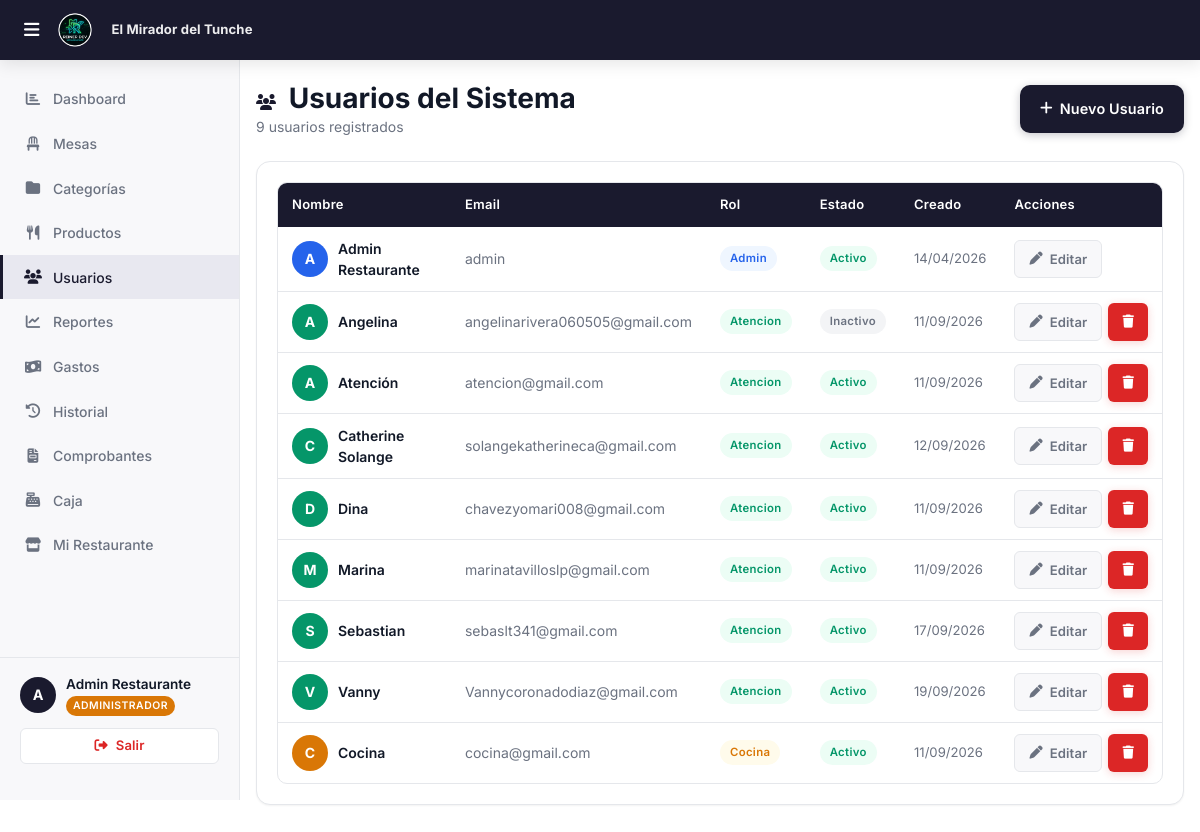
The page /roles/admin/usuarios.php (signed in) on the database its author committed.
### tables this page shows
CREATE TABLE `facturacion_config` (
  `id` int(11) NOT NULL,
  `restaurante_id` int(11) NOT NULL,
  `ruc` varchar(11) DEFAULT NULL,
  `razon_social` varchar(200) DEFAULT NULL,
  `nombre_comercial` varchar(150) DEFAULT NULL,
  `direccion_fiscal` varchar(300) DEFAULT NULL,
  `telefono` varchar(20) DEFAULT NULL,
  `serie_boleta` varchar(4) DEFAULT 'B001',
  `serie_factura` varchar(4) DEFAULT 'F001',
  `serie_simple` varchar(4) DEFAULT 'T001',
  `correlativo_boleta` int(11) DEFAULT 0,
  `correlativo_factura` int(11) DEFAULT 0,
  `correlativo_simple` int(11) DEFAULT 0,
  `pie_mensaje` varchar(300) DEFAULT '¡Gracias por su visita!',
  `logo` varchar(255) DEFAULT NULL,
  `updated_at` timestamp NOT NULL DEFAULT current_timestamp() ON UPDATE current_timestamp()
);

CREATE TABLE `usuarios` (
  `id` int(11) NOT NULL,
  `restaurante_id` int(11) DEFAULT NULL,
  `nombre` varchar(100) NOT NULL,
  `email` varchar(100) NOT NULL,
  `password` varchar(255) NOT NULL,
  `rol` enum('superadmin','admin','atencion','cocina') NOT NULL,
  `activo` tinyint(1) DEFAULT 1,
  `created_at` timestamp NOT NULL DEFAULT current_timestamp()
);

### roles/admin/usuarios.php (the view, shortened to what this page needs)
<?php
$restauranteId = $_SESSION['restaurante_id'];
$db = getDB();
$st = $db->prepare("
    SELECT id, nombre, email, rol, activo, created_at
    FROM usuarios
    WHERE restaurante_id = ? AND rol != 'superadmin'
    ORDER BY rol, nombre
");
$st->execute([$restauranteId]);
$usuarios = $st->fetchAll();
require_once '../../includes/header.php';
?>
        <div class="page-content">
            <div class="d-flex align-center justify-between mb-24">
                <div>
                    <h1><i class="fa-solid fa-users" style="font-size:1rem;margin-right:6px;color:var(--primary);"></i> Usuarios del Sistema</h1>
                    <p><?= count($usuarios) ?> usuarios registrados</p>
                </div>
                <button class="btn btn-primario" onclick="nuevoUsuario()" id="btn-nuevo-usr">
                    <i class="fa-solid fa-plus"></i> Nuevo Usuario
                </button>
            </div>
            <div class="card">
                <?php if ($usuarios): ?>
                <div class="table-wrap">
                    <table>
                        <thead>
                            <tr>
                                <th>Nombre</th>
                                <th>Email</th>
                                <th>Rol</th>
                                <th>Estado</th>
                                <th>Creado</th>
                                <th>Acciones</th>
                            </tr>
                        </thead>
                        <tbody>
                            <?php foreach ($usuarios as $u): ?>
                            <tr>
                                <td>
                                    <div style="display:flex;align-items:center;gap:10px;">
                                        <div class="user-avatar avatar-<?= $u['rol'] ?>">
                                            <?= strtoupper(substr($u['nombre'],0,1)) ?>
                                        </div>
                                        <span style="font-weight:600;"><?= htmlspecialchars($u['nombre']) ?></span>
                                    </div>
                                </td>
                                <td style="color:var(--text-secondary);font-size:.875rem;"><?= htmlspecialchars($u['email']) ?></td>
                                <td>
                                    <span class="badge <?= ['admin'=>'badge-azul','atencion'=>'badge-verde','cocina'=>'badge-naranja'][$u['rol']] ?? 'badge-gris' ?>">
                                        <?= ucfirst($u['rol']) ?>
                                    </span>
                                </td>
                                <td>
                                    <span class="badge <?= $u['activo'] ? 'badge-verde' : 'badge-gris' ?>">
                                        <?= $u['activo'] ? 'Activo' : 'Inactivo' ?>
                                    </span>
                                </td>
                                <td style="color:var(--text-secondary);font-size:.82rem;"><?= date('d/m/Y', strtotime($u['created_at'])) ?></td>
                                <td>
                                    <div style="display:flex;gap:6px;">
                                        <button class="btn btn-ghost btn-sm" title="Editar"
                                            onclick='editarUsuario(<?= json_encode($u) ?>)'>
                                            <i class="fa-solid fa-pen"></i>
                                            <span class="btn-label-desktop"> Editar</span>
                                        </button>
                                        <?php if ($u['id'] != $_SESSION['usuario_id']): ?>
                                        <button class="btn btn-peligro btn-sm" title="Eliminar"
                                            onclick="eliminarUsuario(<?= $u['id'] ?>, '<?= htmlspecialchars($u['nombre'], ENT_QUOTES) ?>')">
                                            <i class="fa-solid fa-trash"></i>
                                        </button>
                                        <?php endif; ?>
                                    </div>
                                </td>
                            </tr>
                            <?php endforeach; ?>
                        </tbody>
                    </table>
                </div>
                <?php endif; ?>
            </div>
        </div>
<?php require_once '../../includes/footer.php'; ?>

### includes/header.php (shortened to what this page needs)
<?php
$_brandingLogo   = BASE_URL . '/assets/logo.png';
$_brandingNombre = 'R.DEV';
if (!empty($_SESSION['restaurante_id']) && $_SESSION['rol'] !== 'superadmin') {
    try {
        $_dbB = getDB();
        $_stB = $_dbB->prepare("
            SELECT fc.logo, fc.nombre_comercial, r.nombre
            FROM restaurantes r
            LEFT JOIN facturacion_config fc ON fc.restaurante_id = r.id
            WHERE r.id = ?
        ");
        $_stB->execute([$_SESSION['restaurante_id']]);
        $_brand = $_stB->fetch();
        if ($_brand) {
            $_brandingNombre = htmlspecialchars(
                !empty($_brand['nombre_comercial']) ? $_brand['nombre_comercial'] : $_brand['nombre']
            );
        }
    } catch (Exception $_eB) {  }
}
?>
<!DOCTYPE html>
<html lang="es">
<head>
    <link rel="stylesheet" href="https://cdnjs.cloudflare.com/ajax/libs/font-awesome/6.5.1/css/all.min.css">
    <link rel="stylesheet" href="<?= BASE_URL ?>/assets/css/main.css?v=<?= filemtime(__DIR__ . '/../assets/css/main.css') ?>">
</head>
<body>
<nav class="navbar">
    <div class="navbar-brand">
        <?php if ($_SESSION['rol'] === 'superadmin'): ?>
            <img src="<?= BASE_URL ?>/assets/logo.png" alt="R.DEV" style="height:32px;width:auto;">
        <?php else: ?>
            <img src="<?= $_brandingLogo ?>" alt="<?= $_brandingNombre ?>"
                 style="height:36px;width:auto;max-width:120px;object-fit:contain;border-radius:4px;">
            <span style="font-size:.82rem;font-weight:700;color:rgba(255,255,255,.92);margin-left:8px;
                         max-width:160px;overflow:hidden;text-overflow:ellipsis;white-space:nowrap;
                         letter-spacing:.01em;">
                <?= $_brandingNombre ?>
            </span>
        <?php endif; ?>
    </div>
</nav>
<div class="layout-admin">
    <?php include __DIR__ . '/sidebar.php'; ?>
    <div class="main-content">

### rows shown on the page
facturacion_config: nombre_comercial "El Mirador del Tunche"
usuarios: nombre "A", nombre "Admin Restaurante", email "admin", rol "Admin", activo "Activo", created_at "14/04/2026"
usuarios: nombre "A", nombre "Angelina", email "angelinarivera060505@gmail.com", rol "Atencion", activo "Inactivo", created_at "11/09/2026"
usuarios: nombre "A", nombre "Atención", email "atencion@gmail.com", rol "Atencion", activo "Activo", created_at "11/09/2026"
usuarios: nombre "C", nombre "Catherine Solange", email "solangekatherineca@gmail.com", rol "Atencion", activo "Activo", created_at "12/09/2026"
usuarios: nombre "D", nombre "Dina", email "chavezyomari008@gmail.com", rol "Atencion", activo "Activo", created_at "11/09/2026"
usuarios: nombre "M", nombre "Marina", email "marinatavilloslp@gmail.com", rol "Atencion", activo "Activo", created_at "11/09/2026"
usuarios: nombre "S", nombre "Sebastian", email "sebaslt341@gmail.com", rol "Atencion", activo "Activo", created_at "17/09/2026"
usuarios: nombre "V", nombre "Vanny", email "Vannycoronadodiaz@gmail.com", rol "Atencion", activo "Activo", created_at "19/09/2026"
usuarios: nombre "C", nombre "Cocina", email "cocina@gmail.com", rol "Cocina", activo "Activo", created_at "11/09/2026"

### other values the page prints
$nombreInicial "A"
$_SESSION['nombre'] "Admin Restaurante"
$rolLabel "ADMINISTRADOR"
count($usuarios) "9"
